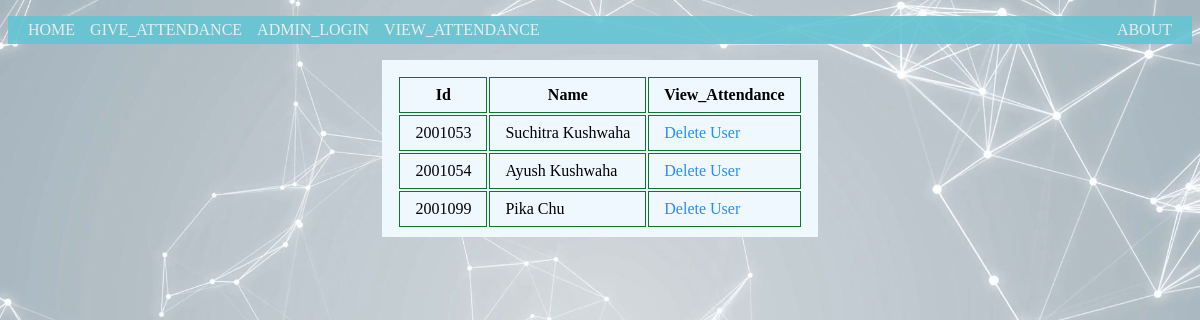
Before: /view_list_del with the older database file.
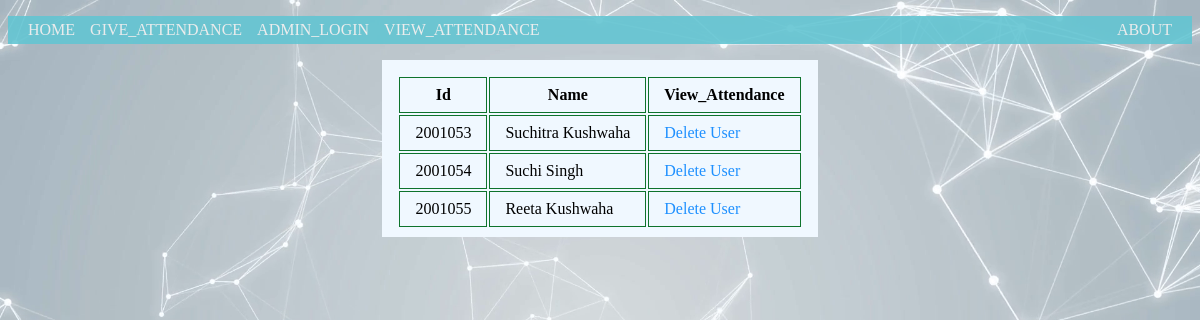
After: the same page with the newer database file.
### app.py (models this page shows, shortened)
class Att(db.Model):
    sno= db.Column(db.Integer, primary_key=True)
    Id = db.Column(db.Integer,nullable=False)
    name = db.Column(db.String(20),nullable=False)
    email = db.Column(db.String(40),nullable=False)
    face_encoding = db.Column(db.String(3000))
    date_registered = db.Column(db.DateTime, default=datetime.utcnow)

### app.py (the view)
@app.route('/view_list_del')
def view_list_del():
    persons = Att.query.order_by(Att.sno).all()
    return render_template('view_list_del.html',persons=persons)

### templates/view_list_del.html (shortened to what this page needs)
<!DOCTYPE html>
<html lang="en">
<head>
    <link rel="stylesheet" href="{{url_for('static',filename='main.css')}}">
</head>
<body>
    <div style="margin:0px; padding:0px;">
        <nav>
            <ul class="topnav">
                <li style="cursor: pointer; margin-left: 15px;"><a  href="/">Home</a></li>
                <li style="cursor: pointer; margin-left: 15px;"><a  href="/give_attendance">Give_Attendance</a></li>
            <li style="cursor: pointer; margin-left: 15px;"><a  href="/admin_login">Admin_login</a></li>
            <li style="cursor: pointer; margin-left: 15px;"><a  href="/view_list_att">View_Attendance</a></li>
                <li style="cursor: pointer;margin-right: 15px;" class="topnav-right" ><a href="/about">About</a></li>
            </ul>
        </nav>
        </div>
    {% if persons|length <1 %}
        <h1 class="No_reg">There are no registrations!!</h1>
     {% else %}
    <table class="people_list">
        <tr>
            <th>Id</th>
            <th>Name</th>
            <th>View_Attendance</th>
        </tr>
        {% for person in persons %}
        <tr>
            <td>{{ person.Id }}</td>
            <td>{{ person.name }}</td>
            <td>
                <a href="/remove_user/{{person.sno}}">Delete User</a>
            </td>
        </tr>
        {% endfor %}
    </table>
    {% endif %}
</body>
</html>

Changed rows visible on the page:
changed Att: name "Ayush Kushwaha" → "Suchi Singh"
changed Att: Id "2001099" → "2001055"; name "Pika Chu" → "Reeta Kushwaha"
